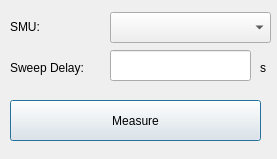
<?xml version="1.0" encoding="UTF-8"?>
<ui version="4.0">
 <class>conalt_dialog</class>
 <widget class="QDialog" name="conalt_dialog">
  <property name="geometry">
   <rect>
    <x>0</x>
    <y>0</y>
    <width>277</width>
    <height>159</height>
   </rect>
  </property>
  <property name="windowTitle">
   <string>Continuo-Analogo</string>
  </property>
  <widget class="QLabel" name="sweep_delay_label">
   <property name="geometry">
    <rect>
     <x>10</x>
     <y>60</y>
     <width>91</width>
     <height>16</height>
    </rect>
   </property>
   <property name="text">
    <string>Sweep Delay:</string>
   </property>
  </widget>
  <widget class="QComboBox" name="smu_combo">
   <property name="geometry">
    <rect>
     <x>110</x>
     <y>12</y>
     <width>161</width>
     <height>31</height>
    </rect>
   </property>
   <item>
    <property name="text">
     <string/>
    </property>
   </item>
   <item>
    <property name="text">
     <string>SMU1</string>
    </property>
   </item>
   <item>
    <property name="text">
     <string>SMU2</string>
    </property>
   </item>
   <item>
    <property name="text">
     <string>SMU3</string>
    </property>
   </item>
   <item>
    <property name="text">
     <string>SMU4</string>
    </property>
   </item>
  </widget>
  <widget class="QLabel" name="smu_label">
   <property name="geometry">
    <rect>
     <x>10</x>
     <y>20</y>
     <width>61</width>
     <height>14</height>
    </rect>
   </property>
   <property name="text">
    <string>SMU:</string>
   </property>
  </widget>
  <widget class="QLineEdit" name="sweep_delay_field">
   <property name="geometry">
    <rect>
     <x>110</x>
     <y>50</y>
     <width>141</width>
     <height>31</height>
    </rect>
   </property>
  </widget>
  <widget class="QLabel" name="label">
   <property name="geometry">
    <rect>
     <x>260</x>
     <y>60</y>
     <width>16</width>
     <height>16</height>
    </rect>
   </property>
   <property name="text">
    <string>s</string>
   </property>
  </widget>
  <widget class="QPushButton" name="conalt_measure">
   <property name="geometry">
    <rect>
     <x>10</x>
     <y>100</y>
     <width>251</width>
     <height>41</height>
    </rect>
   </property>
   <property name="text">
    <string>Measure</string>
   </property>
  </widget>
 </widget>
 <resources/>
 <connections/>
</ui>
